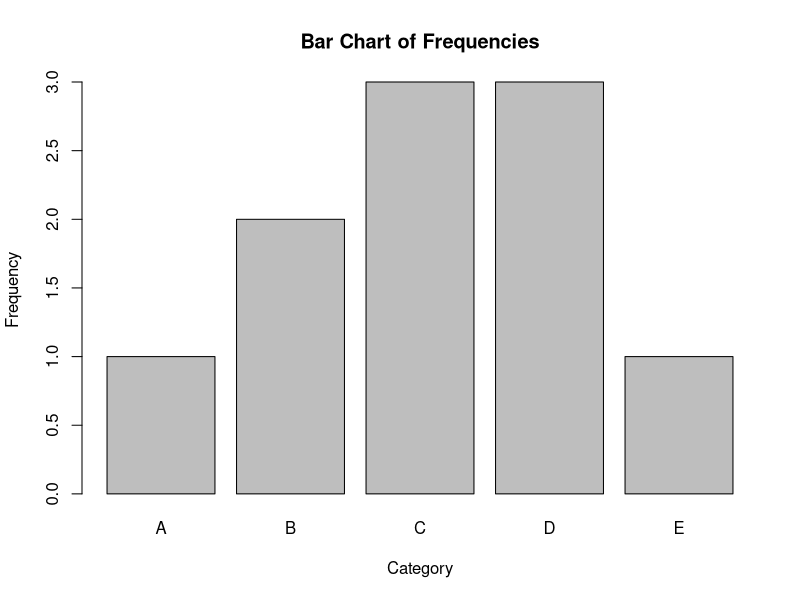
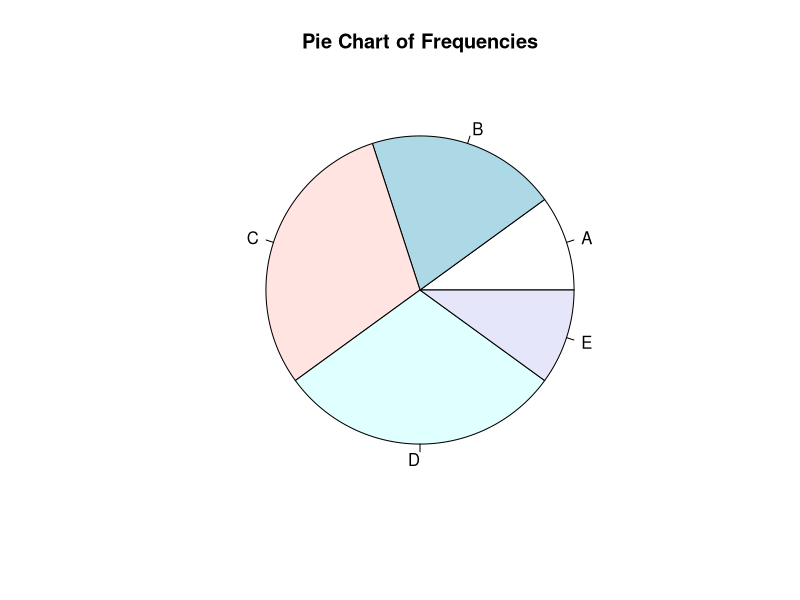
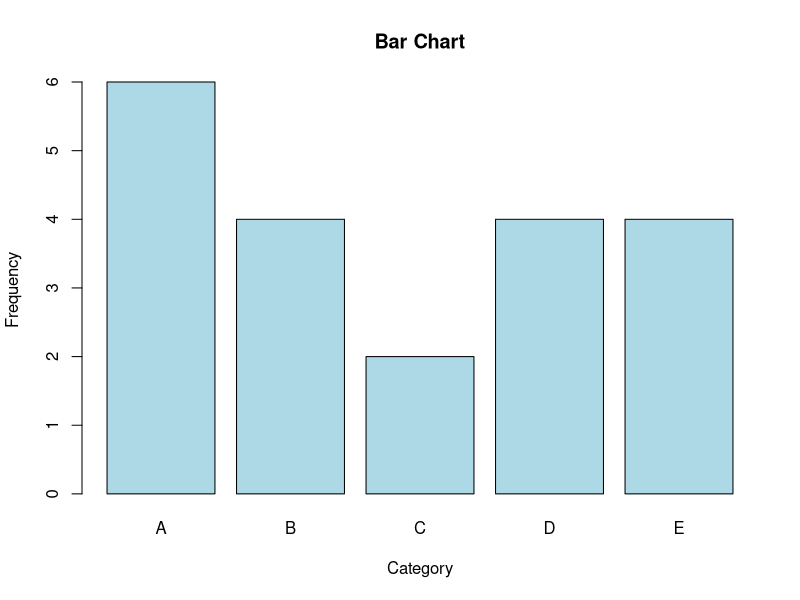
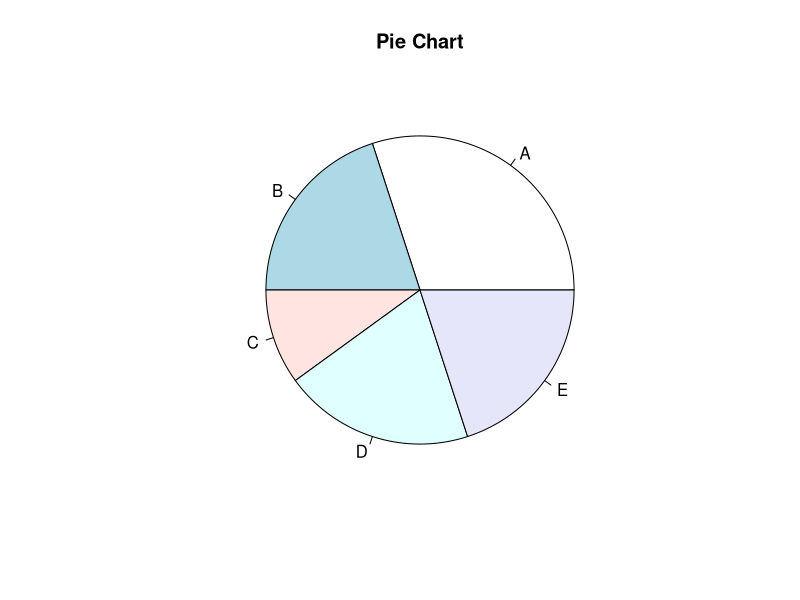
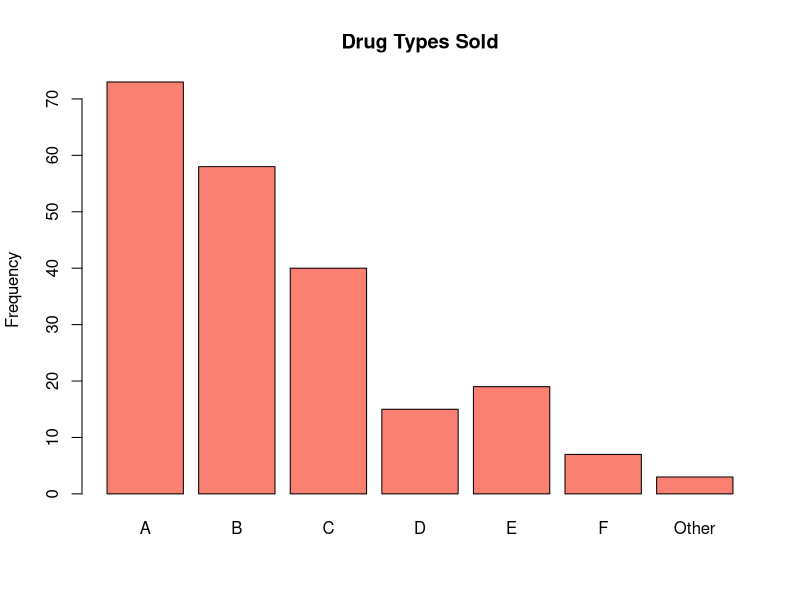
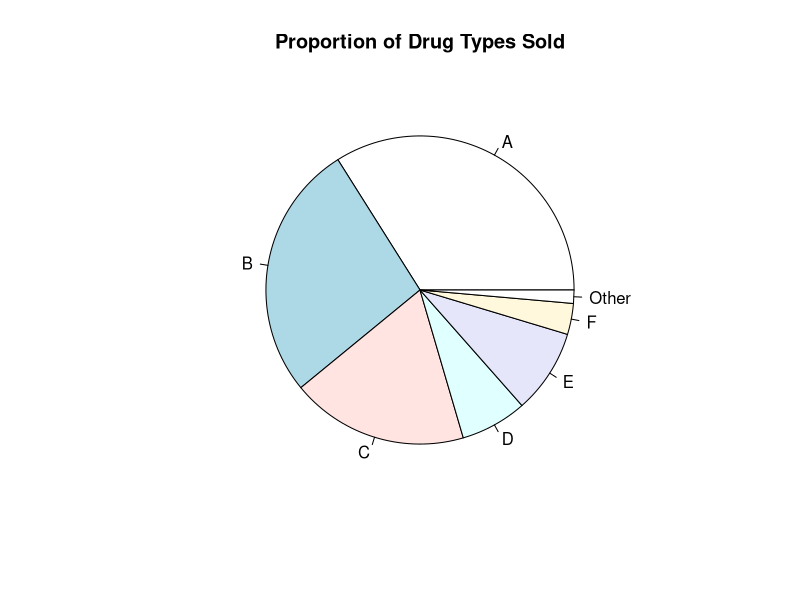
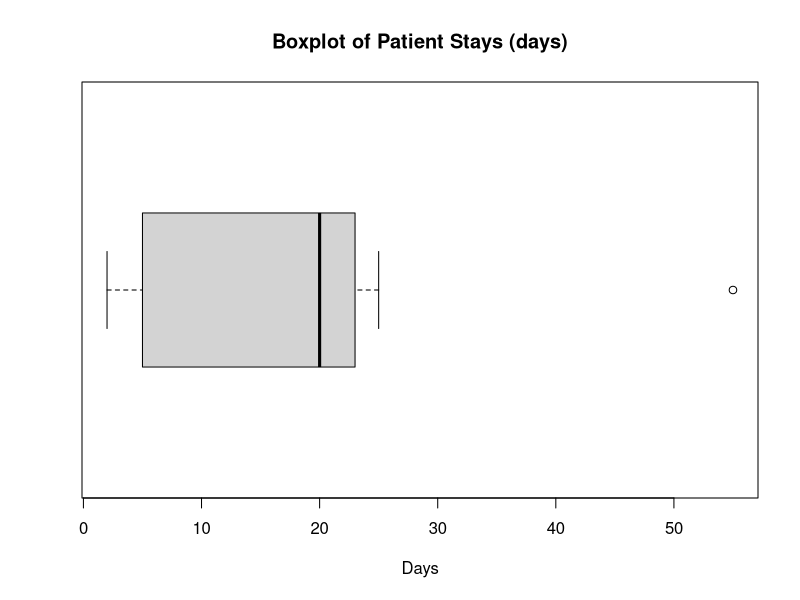

The R script that drew these images, in order:
## ---- chunk 1
#| label: setup
#| include: false
# Beginner-friendly defaults for all chunks in this document.
knitr::opts_chunk$set(echo = TRUE, message = FALSE, warning = FALSE,
                      fig.align = "center", fig.width = 7, fig.height = 4)
## ---- chunk 2
# Minimal example:
# dbinom(x, size = n, prob = p)       # Binomial: Exactly
# pbinom(x, size = n, prob = p)       # Binomial: At most
# 1 - pbinom(x-1, size=n, prob=p)     # Binomial: At least
# dpois(x, lambda)                    # Poisson: Exactly
# ppois(x, lambda)                    # Poisson: At most
# 1 - ppois(x-1, lambda)              # Poisson: At least
## ---- chunk 3
# Create the dataset
my_data <- c("A", "B", "C", "D", "E", "C", "D", "B", "D", "C")

# (a) Frequency Distribution
freq_table <- table(my_data)
freq_table

# (b) Relative-Frequency Distribution
rel_freq_table <- prop.table(freq_table)
rel_freq_table

# (c) Bar Chart
barplot(freq_table, main="Bar Chart of Frequencies", xlab="Category", ylab="Frequency")

# (d) Pie Chart
pie(freq_table, main="Pie Chart of Frequencies")
## ---- chunk 4
# Create the dataset
data_q4 <- c("A", "D", "A", "E", "C", "A", "D", "B", "A", "E", "E", "D", "C", "B", "B", "A", "B", "A", "E", "D")

# (a) Frequency table
freq_table_4 <- table(data_q4)
freq_table_4

# (b) Relative frequency table
rel_freq_table_4 <- prop.table(freq_table_4)
rel_freq_table_4

# (c) Bar Chart
barplot(freq_table_4, main="Bar Chart", xlab="Category", ylab="Frequency", col="lightblue")

# (d) Pie Chart
pie(freq_table_4, main="Pie Chart")
## ---- chunk 5
# Create the frequency vector and names
freq_q5 <- c(73, 58, 40, 15, 19, 7, 3)
names(freq_q5) <- c("A", "B", "C", "D", "E", "F", "Other")

# (a) Total sample size
total_n <- sum(freq_q5)
total_n

# (b) Relative frequencies
rel_freq_q5 <- prop.table(freq_q5)
rel_freq_q5

# (c) Bar Chart
barplot(freq_q5, main="Drug Types Sold", ylab="Frequency", col="salmon")

# (c) Pie Chart
pie(freq_q5, main="Proportion of Drug Types Sold")
## ---- chunk 6
# Create the dataset for tornadoes
tornadoes <- c(2, 3, 45, 117, 207, 91, 66, 86, 63, 54, 95, 97)

# Calculate the mean
mean(tornadoes)

# Calculate the median
median(tornadoes)

# To find the mode, we can look at a frequency table
# Since all values are unique, there is no mode.
table(tornadoes)
## ---- chunk 7
# Create the wealth dataset
wealth <- c(66.0, 46.0, 31.0, 31.0, 27.9, 26.3, 25.0, 26.1)

# (a) Calculate the mean
mean(wealth)

# (b) Calculate the median
median(wealth)

# (c) Find the mode by creating a frequency table
table(wealth) # 31.0 appears twice, more than any other value.
## ---- chunk 8
# (a) Original data
data_a <- c(3, 4, 5, 6, 7, 8, 9, 10, 11)
sd(data_a)

# (b) Data with outlier
data_b <- c(3, 4, 5, 6, 7, 8, 9, 10, 111)
sd(data_b)
## ---- chunk 9
data_q9 <- c(1, 2, 3, 3)

# (a) Range
range_val <- max(data_q9) - min(data_q9)
range_val
# Alternatively:
range(data_q9) # This gives min and max, not the difference

# (b) Sample standard deviation
sd(data_q9)
## ---- chunk 10
data_q10 <- c(9, 1, 8, 4, 7)
# (a) Range
max(data_q10) - min(data_q10)
# (b) Sample standard deviation
sd(data_q10)
## ---- chunk 11
x <- c(2,4,6,8,9,2,4,6,8,9)
sort(x)
# a. Quartiles
quantile(x, probs = c(0.25, 0.5, 0.75))
# b. IQR
IQR(x)
# c. Five-number summary
summary(x)
# or fivenum()
fivenum(x)
## ---- chunk 12
data_q12 <- c(1, 3, 5, 6, 7, 8, 1, 3, 5, 6, 7, 8)
# (a) Quartiles
quantile(data_q12)
# (b) IQR
IQR(data_q12)
# (c) Five-number summary
summary(data_q12)
## ---- chunk 13
data_q13 <- c(25, 3, 5, 19, 5, 17, 55, 23, 23, 21, 13, 5, 21, 2, 22, 23, 5, 20, 21, 15, 23)

# a, b, c - Use summary()
summary(data_q13)

# d - Calculate fences to find outliers
Q1 <- quantile(data_q13, 0.25)
Q3 <- quantile(data_q13, 0.75)
IQR_val <- IQR(data_q13)
lower_fence <- Q1 - 1.5 * IQR_val
upper_fence <- Q3 + 1.5 * IQR_val
lower_fence
upper_fence

# Outliers (if any):
data_q13[data_q13 < lower_fence | data_q13 > upper_fence]


# e - Boxplot
boxplot(data_q13, horizontal=TRUE, main="Boxplot of Patient Stays (days)", xlab="Days")
## ---- chunk 14
# These are simple fractions, but R can do the arithmetic
# a. P(club)
13/52
# b. P(red)
26/52
# c. P(not a heart)
39/52
# or using the complement rule
1 - (13/52)
## ---- chunk 15
# Create vector of votes
votes <- c(43042982, 13127154, 8162539, 3971803, 2978489)
total_votes <- sum(votes)

# (a) P(Candidate 3) - it's the 3rd element
p_cand3 <- votes[3] / total_votes
p_cand3

# (b) P(Candidate 1 or 4)
p_cand1_or_4 <- (votes[1] + votes[4]) / total_votes
p_cand1_or_4

# (c) P(not Candidate 3)
p_not_cand3 <- 1 - p_cand3
p_not_cand3
## ---- chunk 16
pe <- 0.25; pf <- 0.47
pe + pf
## ---- chunk 17
pe <- 0.30; pf <- 0.55; pe_and_f <- 0.05
pe + pf - pe_and_f
## ---- chunk 18
pF <- 0.518
pD <- 0.106
pF_and_D <- 0.057

# b. P(F or D)
pF_or_D <- pF + pD - pF_and_D
print(pF_or_D)

# c. P(Male)
pMale <- 1 - pF
print(pMale)
## ---- chunk 19
# You can represent the table as a matrix in R
counts_table <- matrix(c(4, 12, 8, 6), nrow=2, byrow=TRUE)
# Add totals (margins)
addmargins(counts_table)

# Calculate probabilities
prob_table <- prop.table(counts_table)
addmargins(prob_table)

# b. Specific probabilities
P_C1 <- 16/30
P_R2 <- 18/30
P_C1_and_R2 <- 12/30
c(P_C1, P_R2, P_C1_and_R2)
## ---- chunk 20
p_c_and_d <- 3/5
p_c <- 4/5
p_d_given_c <- p_c_and_d / p_c
p_d_given_c
## ---- chunk 21
p_r <- 0.785
p_b_and_r <- 0.116
p_b_given_r <- p_b_and_r / p_r
p_b_given_r
## ---- chunk 22
p_a <- 0.6
p_b_given_a <- 0.15
p_a_and_b <- p_a * p_b_given_a
p_a_and_b
## ---- chunk 23
p_a <- 0.5
p_b <- 0.3
# For independent events
p_a_and_b <- p_a * p_b
p_a_and_b
## ---- chunk 24
pa <- 0.5; pb <- 0.8; pc <- 0.7
pa * pb * pc
## ---- chunk 25
pM <- 0.52; pW <- 0.48; pB_given_M <- 0.48; pB_given_W <- 0.31
# a. Overall P(B)
pB <- pM*pB_given_M + pW*pB_given_W
pB
# c. P(W|B)
pW_given_B <- (pW * pB_given_W) / pB
pW_given_B
## ---- chunk 26
factorial(0)
factorial(4)
factorial(6)
## ---- chunk 27
# Permutation Formula: nPr = n! / (n-r)!
# calculate directly:
factorial(2) / factorial(1)
factorial(15) / factorial(8)
factorial(6) / factorial(2)
factorial(11) / factorial(11)
factorial(8) / factorial(0)
## ---- chunk 28
# 9P6 = 9! / (9-6)! = 9! / 3!
factorial(9) / factorial(3)

# Or directly: 9 * 8 * 7 * 6 * 5 * 4
9 * 8 * 7 * 6 * 5 * 4
## ---- chunk 29
4 * 13 * 7 * 6 * 6
## ---- chunk 30
# (a) Combination (order doesn't matter)
choose(59, 3)

# (b) Permutation (order matters)
# 59P3 = 59! / (59-3)! = 59! / 56!
factorial(59) / factorial(56)
# Or simply: 59 * 58 * 57
59 * 58 * 57
## ---- chunk 31
# Favorable outcomes
favorable <- 6 * 5 * 4 * 3
# Total outcomes
total <- 6^4

# Probability
probability <- favorable / total
probability
## ---- chunk 32
# Define n and p
n <- 8
p <- 0.5

# (a) P(X >= 1) = 1 - P(X=0)
prob_a <- 1 - dbinom(0, size=n, prob=p)
prob_a
# Or using pbinom: 1 - pbinom(0, size=n, prob=p)

# (b) P(X >= 4)
# This is 1 - P(X <= 3)
prob_b <- 1 - pbinom(3, size=n, prob=p)
prob_b
## ---- chunk 33
# Part a
inside <- 1 - 0.07 - 0.07
# Part b
right_tail <- (1 - 0.80) / 2
inside; right_tail
## ---- chunk 34
x_vals <- c(1, 2, 3)
probs <- c(0.4, 0.1, 0.5)

# (a) Mean
mean_x <- sum(x_vals * probs)
mean_x

# (b) Variance and Standard Deviation
variance_x <- sum(((x_vals - mean_x)^2) * probs)
sd_x <- sqrt(variance_x)
variance_x
sd_x
## ---- chunk 35
# Provided distribution
outcomes <- c(2, -2)
probabilities <- c(19/40, 21/40) # 19 black, 21 not black (19 red + 2 green)

# a. Expected Value
expected_value <- sum(outcomes * probabilities)
expected_value

# c. Expected loss for 100 and 1000 plays
loss_100 <- 100 * expected_value
loss_1000 <- 1000 * expected_value
loss_100
loss_1000
## ---- chunk 36
w_vals <- c(0, 1, 2)
w_probs <- c(0.85, 0.10, 0.05)

# a. Mean and Std Dev
mean_w <- sum(w_vals * w_probs)
var_w <- sum(((w_vals - mean_w)^2) * w_probs)
sd_w <- sqrt(var_w)
mean_w
sd_w

# c. Expected in 1 year
expected_yearly <- mean_w * 250
expected_yearly
## ---- chunk 37
# R has a built-in function for this
choose(10, 6)
## ---- chunk 38
# Use the dbinom for "exactly"
dbinom(x=10, size=20, prob=0.5)
## ---- chunk 39
n <- 9
p <- 0.46

# (a) Exactly 5; at most 5; at least 5
dbinom(5, size=n, prob=p)                 # P(X = 5)
pbinom(5, size=n, prob=p)                 # P(X <= 5)
1 - pbinom(4, size=n, prob=p)             # P(X >= 5)

# (b) At least one; at most one
1 - pbinom(0, size=n, prob=p)             # P(X >= 1)
pbinom(1, size=n, prob=p)                 # P(X <= 1)

# (c) Between 4 and 6 inclusive: P(X=4) + P(X=5) + P(X=6)
sum(dbinom(c(4, 5, 6), size=n, prob=p))

# (d) Probability distribution of X (x = 0..9)
x_values <- 0:9
prob_dist <- dbinom(x_values, size=n, prob=p)
# Display as a table
data.frame(x = x_values, P_X_is_x = prob_dist)
## ---- chunk 40
# "At most one" is P(X <= 1), which is pbinom
pbinom(q=1, size=3, prob=0.8)
# We can verify by adding P(X=0) and P(X=1)
dbinom(0, size=3, prob=0.8) + dbinom(1, size=3, prob=0.8)
## ---- chunk 41
# Exactly 3: P(X = 3)
dbinom(3, size = 6, prob = 0.40)
# At most 3: P(X ≤ 3)
pbinom(3, size = 6, prob = 0.40)
# At least 3: P(X ≥ 3)
1 - pbinom(2, size = 6, prob = 0.40)
## ---- chunk 42
# Exactly 3: P(X = 3) 
dpois(3, lambda = 2.5) 
# At most 3: P(X ≤ 3) 
ppois(3, lambda = 2.5) 
# At least 3: P(X ≥ 3) 
1 - ppois(2, lambda = 2.5)
## ---- chunk 43
mean(8,15,3,4,5)
